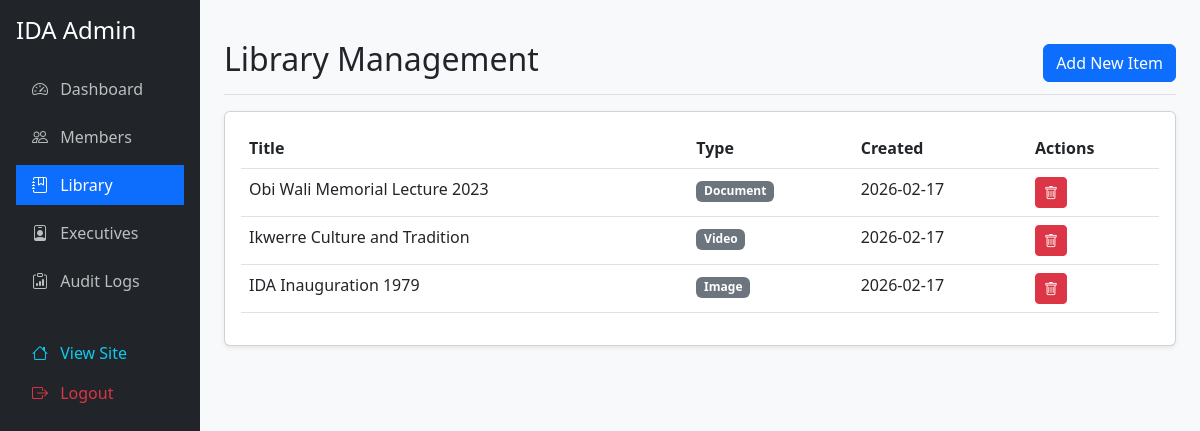
The page /admin/library.php (signed in) on the database its author committed.
### tables this page shows
CREATE TABLE IF NOT EXISTS `library` (
  `id` int(11) NOT NULL AUTO_INCREMENT,
  `title` varchar(255) NOT NULL,
  `type` enum('document','video','image') NOT NULL,
  `file_path` varchar(255) NOT NULL,
  `description` text DEFAULT NULL,
  `created_at` timestamp NOT NULL DEFAULT CURRENT_TIMESTAMP,
  PRIMARY KEY (`id`),
  KEY `created_at` (`created_at`)
);

### includes/functions.php (called while the page is built, shortened)
<?php
function generateCsrfToken() {
    return $_SESSION['csrf_token'];
}
?>

### admin/library.php (the view, shortened to what this page needs)
<?php
require_once '../includes/functions.php';
require_once '../includes/db.php';
$items = $pdo->query("SELECT * FROM library ORDER BY created_at DESC")->fetchAll();
include 'header.php';
?>
<div class="d-flex justify-content-between flex-wrap flex-md-nowrap align-items-center pt-3 pb-2 mb-3 border-bottom">
    <h1 class="h2">Library Management</h1>
    <button class="btn btn-primary" data-bs-toggle="modal" data-bs-target="#addItemModal">Add New Item</button>
</div>
<div class="card shadow-sm">
    <div class="card-body">
        <div class="table-responsive">
            <table class="table table-hover">
                <thead>
                    <tr>
                        <th>Title</th>
                        <th>Type</th>
                        <th>Created</th>
                        <th>Actions</th>
                    </tr>
                </thead>
                <tbody>
                    <?php foreach ($items as $item): ?>
                        <tr>
                            <td><?php echo htmlspecialchars($item['title']); ?></td>
                            <td><span class="badge bg-secondary"><?php echo ucfirst($item['type']); ?></span></td>
                            <td><?php echo date("Y-m-d", strtotime($item['created_at'])); ?></td>
                            <td>
                                <a href="library.php?action=delete&id=<?php echo $item['id']; ?>&csrf_token=<?php echo generateCsrfToken(); ?>" class="btn btn-sm btn-danger" onclick="return confirm('Delete this item?')"><i class="bi bi-trash"></i></a>
                            </td>
                        </tr>
                    <?php endforeach; ?>
                </tbody>
            </table>
        </div>
    </div>
</div>
<?php include 'footer.php'; ?>

### admin/header.php (style rules this page uses)
body { background-color: #f8f9fa; }

### rows shown on the page
library: title "Obi Wali Memorial Lecture 2023", type "Document", created_at "2026-02-17"
library: title "Ikwerre Culture and Tradition", type "Video", created_at "2026-02-17"
library: title "IDA Inauguration 1979", type "Image", created_at "2026-02-17"
